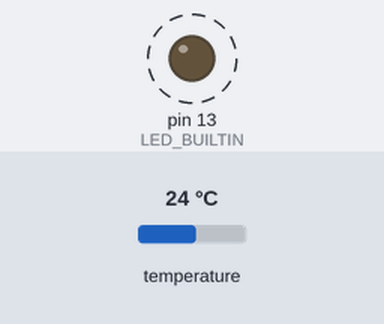
Bench run of a sketch on a simulated Arduino Uno, built with avr-gcc and run on an emulated ATmega328P. Parts: output pins drawn as LEDs (lit = HIGH). Dashed ring = blinking. The test bench sets the inputs (shaded band); at power-on: temperature 24 °C. What the sketch prints to the serial monitor is not drawn.

Above: at 0.3 s.
Timing chart, 0 to 3.4 s (numbered marks = the images above):
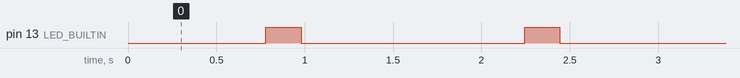

Measured:
- by itself, pin 13 (LED_BUILTIN): alternates HIGH for 0.20 s and LOW for 1.3 s

The sketch:

DallasThermometer.ino
```cpp
#include <OneWire.h>
#include <DallasTemperature.h>

// Don't use pin 13 with LED for parasitic mode
#define ONE_WIRE_BUS A0

/*    Connection:
 *    DS18B20 = (GND, DATA, VCC)
 *    DS18B20.DATA <-> 4.7k <-> VCC
 *    DS18B20.DATA <-> A0
 *    DS18B20.VCC = +5V (optional)
 */

OneWire oneWire(ONE_WIRE_BUS);
DallasTemperature sensors(&oneWire);

void setup(void)
{
  Serial.begin(115200);
  sensors.begin();
  pinMode(LED_BUILTIN, OUTPUT);
}

void loop(void)
{
  //unsigned int t0 = millis();
  sensors.requestTemperatures();
  if (sensors.isParasitePowerMode()) {
    Serial.print("(P) ");
  }
  Serial.println(sensors.getTempCByIndex(0));
  digitalWrite(LED_BUILTIN, HIGH);
  delay(200);
  digitalWrite(LED_BUILTIN, LOW);
  delay(500);
}
```
